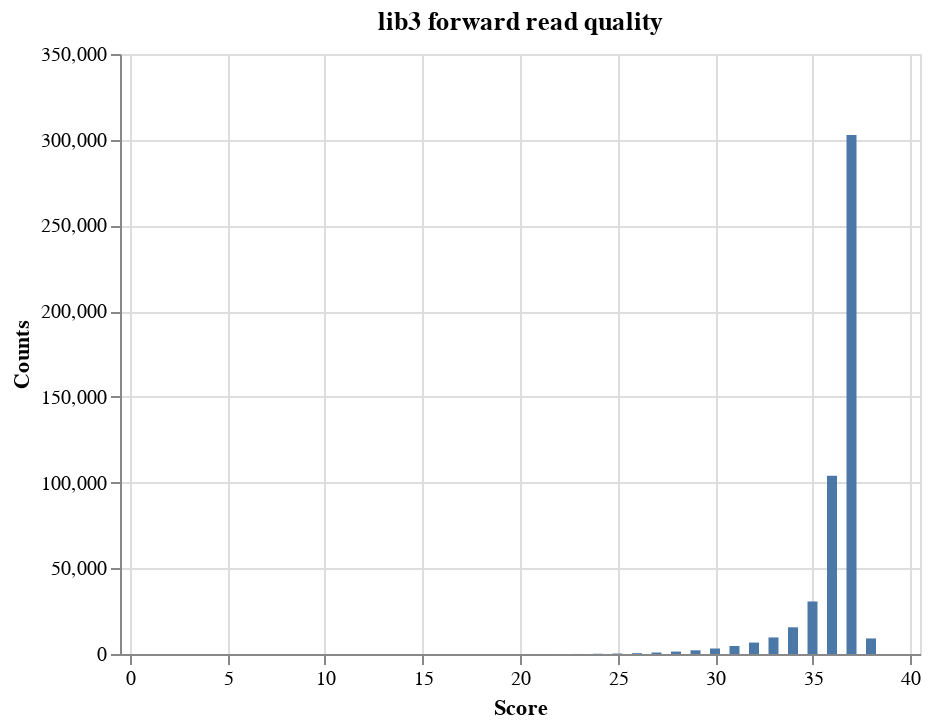
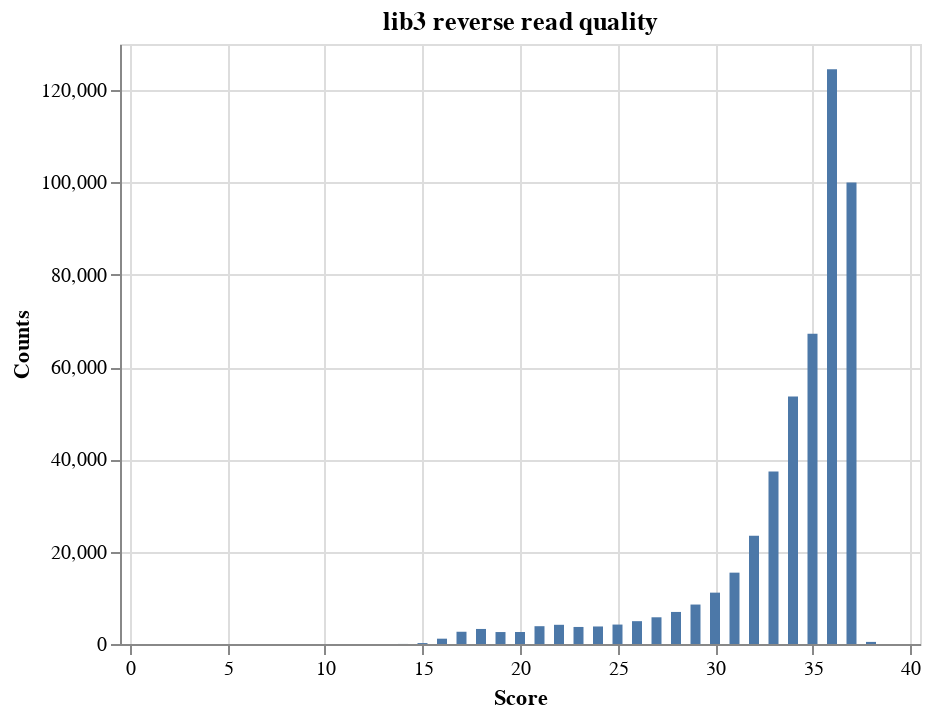
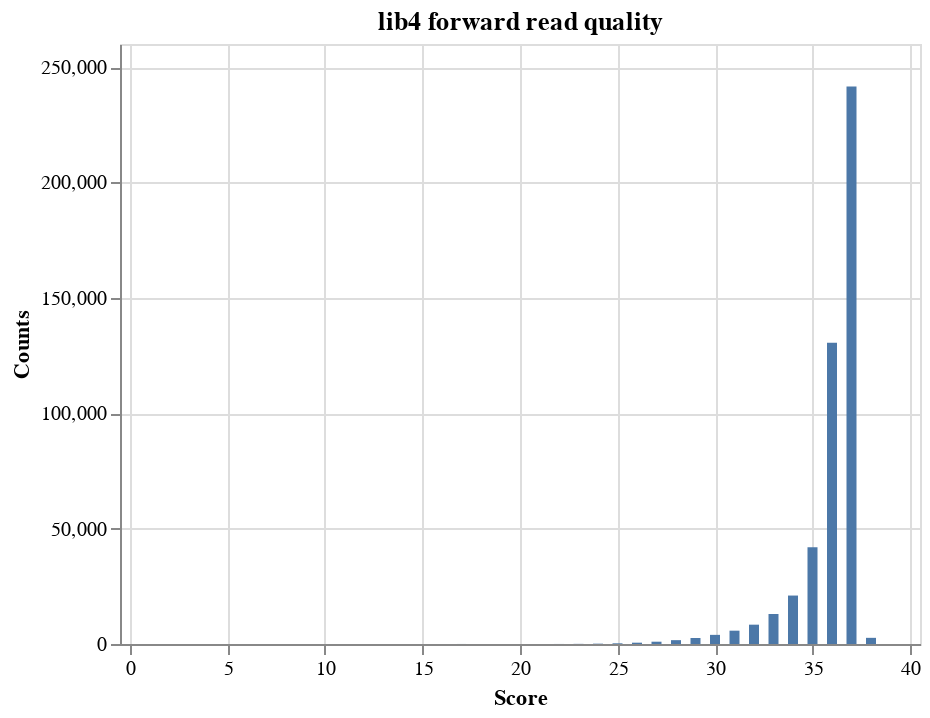
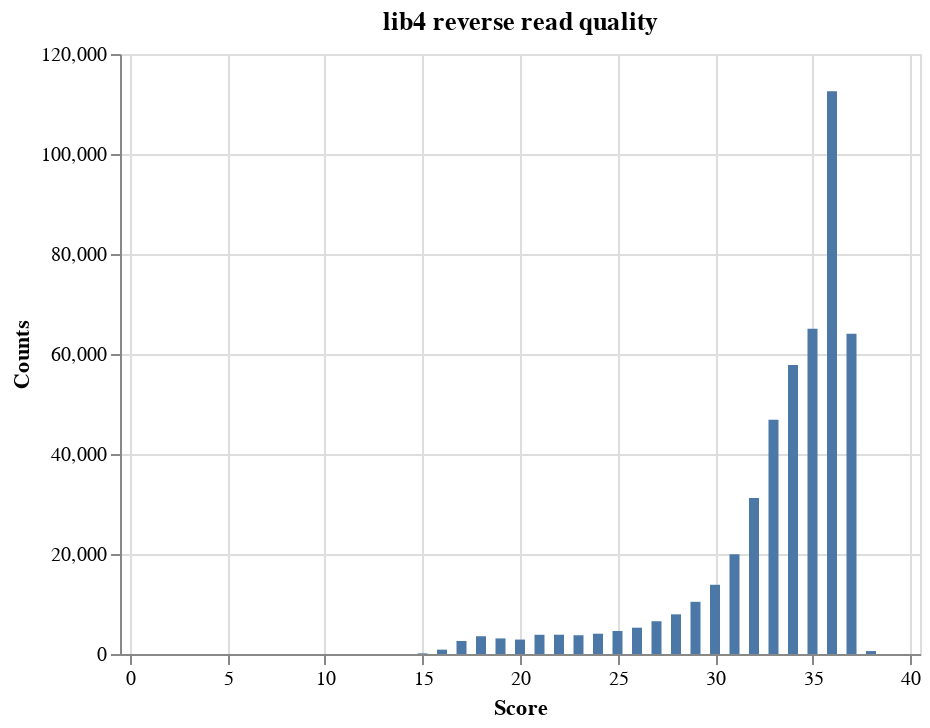

Notebook cell for these charts, in order:
### Code cell
for library, dfs in zip(libs, data):

    df_f, df_r = dfs

    alt.Chart(df_f).mark_bar().encode(
        alt.X('Score', scale=alt.Scale(domain=(0, 40))),
        alt.Y('Counts'),
    ).properties(title=str(library) + ' forward read quality').display()

    alt.Chart(df_r).mark_bar().encode(
        alt.X('Score', scale=alt.Scale(domain=(0, 40))),
        alt.Y('Counts'),
    ).properties(title=str(library) + ' reverse read quality').display()

### Figure 1 — Vega-Lite specification as saved in the notebook (floating-point values rounded to 4 significant figures)
{"$schema": "https://vega.github.io/schema/vega-lite/v3.3.0.json", "config": {"mark": {"tooltip": null}, "view": {"height": 300, "width": 400}}, "data": {"name": "data-3e02e5467611002e2665071690c4d38b"}, "datasets": {"data-3e02e5467611002e2665071690c4d38b": [{"Counts": 302810, "Score": 37}, {"Counts": 103924, "Score": 36}, {"Counts": 30643, "Score": 35}, {"Counts": 9659, "Score": 33}, {"Counts": 2147, "Score": 29}, {"Counts": 15576, "Score": 34}, {"Counts": 4677, "Score": 31}, {"Counts": 6675, "Score": 32}, {"Counts": 9074, "Score": 38}, {"Counts": 3207, "Score": 30}, {"Counts": 1416, "Score": 28}, {"Counts": 860, "Score": 27}, {"Counts": 471, "Score": 26}, {"Counts": 133, "Score": 24}, {"Counts": 276, "Score": 25}, {"Counts": 38, "Score": 23}, {"Counts": 19, "Score": 22}, {"Counts": 3, "Score": 18}, {"Counts": 9, "Score": 17}, {"Counts": 1, "Score": 2}, {"Counts": 5, "Score": 21}, {"Counts": 3, "Score": 16}, {"Counts": 2, "Score": 20}]}, "encoding": {"x": {"field": "Score", "scale": {"domain": [0, 40]}, "type": "quantitative"}, "y": {"field": "Counts", "type": "quantitative"}}, "mark": "bar", "title": "lib3 forward read quality"}

### Figure 2 — Vega-Lite specification as saved in the notebook (floating-point values rounded to 4 significant figures)
{"$schema": "https://vega.github.io/schema/vega-lite/v3.3.0.json", "config": {"mark": {"tooltip": null}, "view": {"height": 300, "width": 400}}, "data": {"name": "data-6fc442164aa5b4fc94f065774ea96073"}, "datasets": {"data-6fc442164aa5b4fc94f065774ea96073": [{"Counts": 99987, "Score": 37}, {"Counts": 124542, "Score": 36}, {"Counts": 53611, "Score": 34}, {"Counts": 67210, "Score": 35}, {"Counts": 8549, "Score": 29}, {"Counts": 23436, "Score": 32}, {"Counts": 37372, "Score": 33}, {"Counts": 3798, "Score": 24}, {"Counts": 2605, "Score": 20}, {"Counts": 4160, "Score": 22}, {"Counts": 2654, "Score": 17}, {"Counts": 5789, "Score": 27}, {"Counts": 15459, "Score": 31}, {"Counts": 3693, "Score": 23}, {"Counts": 11128, "Score": 30}, {"Counts": 4946, "Score": 26}, {"Counts": 2591, "Score": 19}, {"Counts": 3260, "Score": 18}, {"Counts": 6946, "Score": 28}, {"Counts": 4211, "Score": 25}, {"Counts": 3858, "Score": 21}, {"Counts": 454, "Score": 38}, {"Counts": 1153, "Score": 16}, {"Counts": 202, "Score": 15}, {"Counts": 1, "Score": 2}, {"Counts": 12, "Score": 14}, {"Counts": 1, "Score": 13}]}, "encoding": {"x": {"field": "Score", "scale": {"domain": [0, 40]}, "type": "quantitative"}, "y": {"field": "Counts", "type": "quantitative"}}, "mark": "bar", "title": "lib3 reverse read quality"}

### Figure 3 — Vega-Lite specification as saved in the notebook (floating-point values rounded to 4 significant figures)
{"$schema": "https://vega.github.io/schema/vega-lite/v3.3.0.json", "config": {"mark": {"tooltip": null}, "view": {"height": 300, "width": 400}}, "data": {"name": "data-1a9807771f07f7dfb546a5b1bb5b8a6c"}, "datasets": {"data-1a9807771f07f7dfb546a5b1bb5b8a6c": [{"Counts": 241598, "Score": 37}, {"Counts": 41938, "Score": 35}, {"Counts": 13004, "Score": 33}, {"Counts": 130590, "Score": 36}, {"Counts": 20996, "Score": 34}, {"Counts": 3959, "Score": 30}, {"Counts": 2609, "Score": 29}, {"Counts": 1665, "Score": 28}, {"Counts": 8376, "Score": 32}, {"Counts": 2671, "Score": 38}, {"Counts": 5776, "Score": 31}, {"Counts": 996, "Score": 27}, {"Counts": 297, "Score": 25}, {"Counts": 568, "Score": 26}, {"Counts": 141, "Score": 24}, {"Counts": 57, "Score": 23}, {"Counts": 14, "Score": 17}, {"Counts": 7, "Score": 18}, {"Counts": 4, "Score": 19}, {"Counts": 18, "Score": 22}, {"Counts": 2, "Score": 15}, {"Counts": 4, "Score": 21}, {"Counts": 3, "Score": 20}, {"Counts": 8, "Score": 16}]}, "encoding": {"x": {"field": "Score", "scale": {"domain": [0, 40]}, "type": "quantitative"}, "y": {"field": "Counts", "type": "quantitative"}}, "mark": "bar", "title": "lib4 forward read quality"}

### Figure 4 — Vega-Lite specification as saved in the notebook (floating-point values rounded to 4 significant figures)
{"$schema": "https://vega.github.io/schema/vega-lite/v3.3.0.json", "config": {"mark": {"tooltip": null}, "view": {"height": 300, "width": 400}}, "data": {"name": "data-1f5e255238c80cbacd1059fbed9aef93"}, "datasets": {"data-1f5e255238c80cbacd1059fbed9aef93": [{"Counts": 57777, "Score": 34}, {"Counts": 7933, "Score": 28}, {"Counts": 3751, "Score": 23}, {"Counts": 46865, "Score": 33}, {"Counts": 112533, "Score": 36}, {"Counts": 64039, "Score": 37}, {"Counts": 31223, "Score": 32}, {"Counts": 589, "Score": 38}, {"Counts": 19931, "Score": 31}, {"Counts": 13844, "Score": 30}, {"Counts": 4058, "Score": 24}, {"Counts": 5264, "Score": 26}, {"Counts": 65042, "Score": 35}, {"Counts": 10438, "Score": 29}, {"Counts": 6554, "Score": 27}, {"Counts": 3842, "Score": 21}, {"Counts": 3856, "Score": 22}, {"Counts": 4604, "Score": 25}, {"Counts": 3551, "Score": 18}, {"Counts": 2885, "Score": 20}, {"Counts": 3115, "Score": 19}, {"Counts": 2607, "Score": 17}, {"Counts": 868, "Score": 16}, {"Counts": 126, "Score": 15}, {"Counts": 6, "Score": 14}]}, "encoding": {"x": {"field": "Score", "scale": {"domain": [0, 40]}, "type": "quantitative"}, "y": {"field": "Counts", "type": "quantitative"}}, "mark": "bar", "title": "lib4 reverse read quality"}
